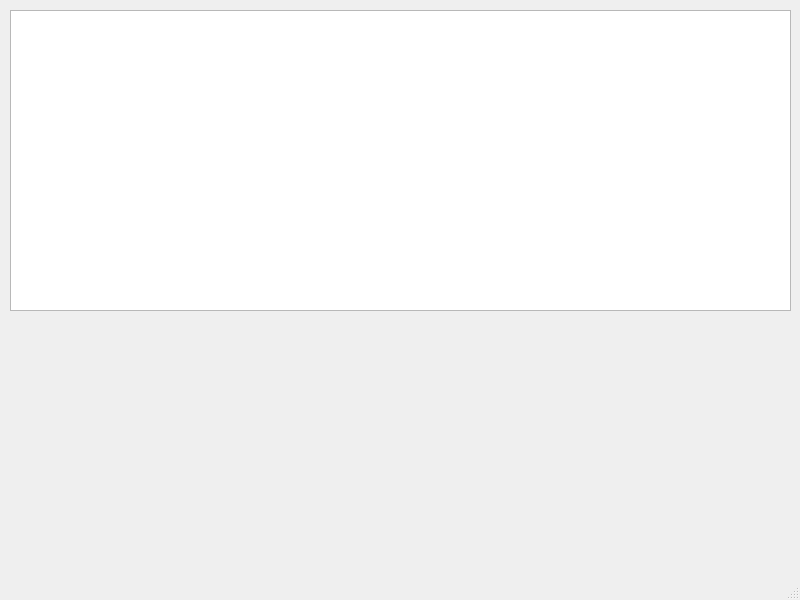
<?xml version="1.0" encoding="UTF-8"?>
<ui version="4.0">
 <class>BDD_graph</class>
 <widget class="QMainWindow" name="BDD_graph">
  <property name="geometry">
   <rect>
    <x>0</x>
    <y>0</y>
    <width>800</width>
    <height>600</height>
   </rect>
  </property>
  <property name="windowTitle">
   <string>MainWindow</string>
  </property>
  <widget class="QWidget" name="centralwidget">
   <widget class="QGraphicsView" name="graphicsView">
    <property name="geometry">
     <rect>
      <x>10</x>
      <y>10</y>
      <width>781</width>
      <height>301</height>
     </rect>
    </property>
   </widget>
  </widget>
  <widget class="QMenuBar" name="menubar">
   <property name="geometry">
    <rect>
     <x>0</x>
     <y>0</y>
     <width>800</width>
     <height>20</height>
    </rect>
   </property>
  </widget>
  <widget class="QStatusBar" name="statusbar"/>
 </widget>
 <resources/>
 <connections/>
</ui>
